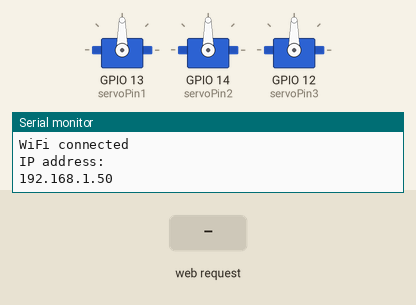
This sketch was run on a simulated ESP8266 (NodeMCU). On the bench: 3 × servo, the last lines printed to the serial monitor. Inputs (shaded band) come from the test bench. WiFi joins after 1.5 s; servers stay silent unless stated.

Above: at 2.7 s.
2.8 s: HTTP request GET /right received
At 4.0 s:
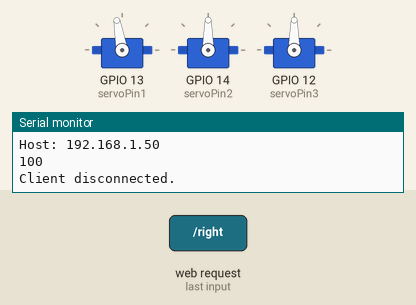
4.3 s: HTTP request GET /backward received
At 5.2 s:
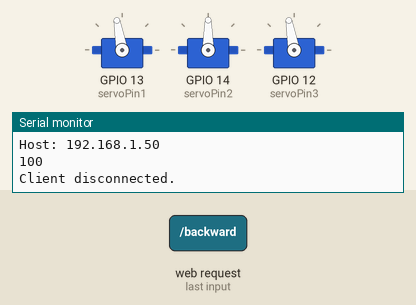
5.8 s: HTTP request GET /left received
At 6.3 s:
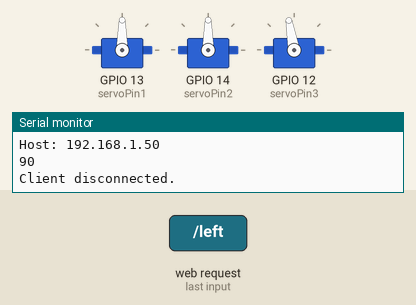
7.3 s: HTTP request GET /clawclose received
At 8.5 s:
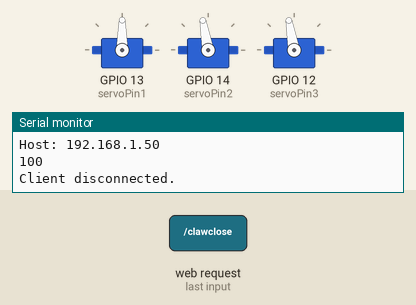
8.8 s: HTTP request GET /forward received
At 9.8 s:
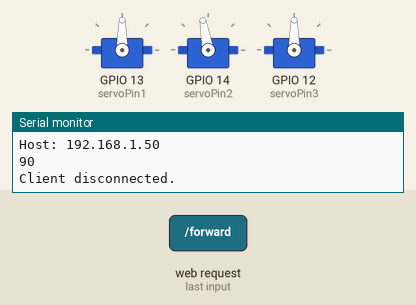
10.3 s: HTTP request GET /right received
At 10.9 s:
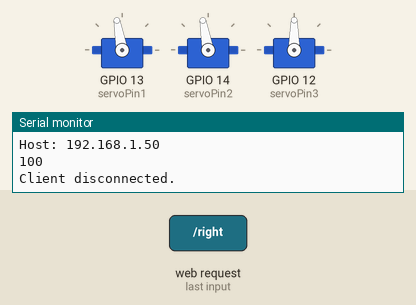
Timing chart, 0 to 12.8 s (numbered marks = the images above; inputs shaded):
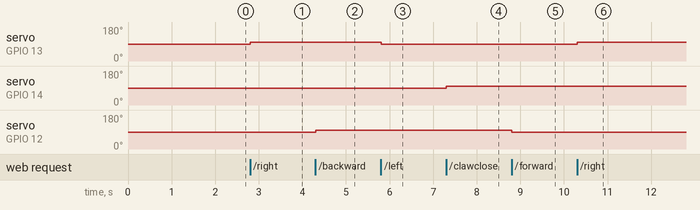

Measured:
- after the input at 2.8 s, servo on GPIO 13 (servoPin1): 90° → 100° at once
- after the input at 4.3 s, servo on GPIO 12 (servoPin3): 90° → 100° at once
- after the input at 5.8 s, servo on GPIO 13 (servoPin1): 100° → 90° at once
- after the input at 7.3 s, servo on GPIO 14 (servoPin2): 90° → 100° at once
- after the input at 8.8 s, servo on GPIO 12 (servoPin3): 100° → 90° at once
- after the input at 10.3 s, servo on GPIO 13 (servoPin1): 90° → 100° at once

The sketch:

servo.ino
```cpp
#include <Servo.h>
#include <ESP8266WiFi.h>
#include <DNSServer.h>            //Local DNS Server used for redirecting all requests to the configuration portal
#include <ESP8266WebServer.h>     //Local WebServer used to serve the configuration portal
#include <WiFiManager.h>          //https://github.com/tzapu/WiFiManager WiFi Configuration Magic

Servo myservo1;
Servo myservo2;
Servo myservo3;

static const int servoPin1 = 13;
static const int servoPin2 = 14;
static const int servoPin3 = 12;

WiFiServer server(80);
String header;
int servo1 = 90;
int servo2 = 90;
int servo3 = 90;
void setup() {
  Serial.begin(115200);
  WiFiManager wifiManager;
  wifiManager.autoConnect("SRC");
  WiFi.setSleepMode(WIFI_NONE_SLEEP);

  myservo1.attach(servoPin1);
  myservo2.attach(servoPin2);
  myservo3.attach(servoPin3);
  Serial.print("Connecting to ");
  // Print local IP address and start web server
  Serial.println("");
  Serial.println("WiFi connected");
  Serial.println("IP address: ");
  Serial.println(WiFi.localIP());
  server.begin();
}

void loop(){
  WiFiClient client = server.available();
  if (client) {
    Serial.println("New Client.");
    String currentLine = "";
    while (client.connected()) {
      if (client.available()) {
        char c = client.read();
        Serial.write(c);
        header += c;
        if (c == '\n') {
          if (currentLine.length() == 0) {

            if(header.indexOf("GET /left")>=0) {
              if(servo1>10){
                servo1=servo1-10;
              }
              //Rotate the servo
              myservo1.write(servo1);
              Serial.println(servo1);
            }

            if(header.indexOf("GET /right")>=0) {
              if(servo1<180){
                servo1=servo1+10;
              }
              //Rotate the servo
              myservo1.write(servo1);
              Serial.println(servo1);
            }

            if(header.indexOf("GET /forward")>=0) {
              if(servo2>10){
                servo2=servo2-10;
              }
              //Rotate the servo
              myservo3.write(servo2);
              Serial.println(servo2);
            }

            if(header.indexOf("GET /backward")>=0) {
              if(servo2<180){
                servo2=servo2+10;
              }
              //Rotate the servo
              myservo3.write(servo2);
              Serial.println(servo2);
            }

            if(header.indexOf("GET /clawopen")>=0) {
              if(servo3>10){
                servo3=servo3-10;
              }
              //Rotate the servo
              myservo2.write(servo3);
              Serial.println(servo3);
            }

            if(header.indexOf("GET /clawclose")>=0) {
              if(servo3<180){
                servo3=servo3+10;
              }
              //Rotate the servo
              myservo2.write(servo3);
              Serial.println(servo3);
            }

            // The HTTP response ends with another blank line
            client.println();
            break;
          } else {
            currentLine = "";
          }
        } else if (c != '\r') {
          currentLine += c;
        }
      }
    }
    header = "";
    // Close the connection
    client.stop();
    Serial.println("Client disconnected.");
    Serial.println("");
  }
}
```
